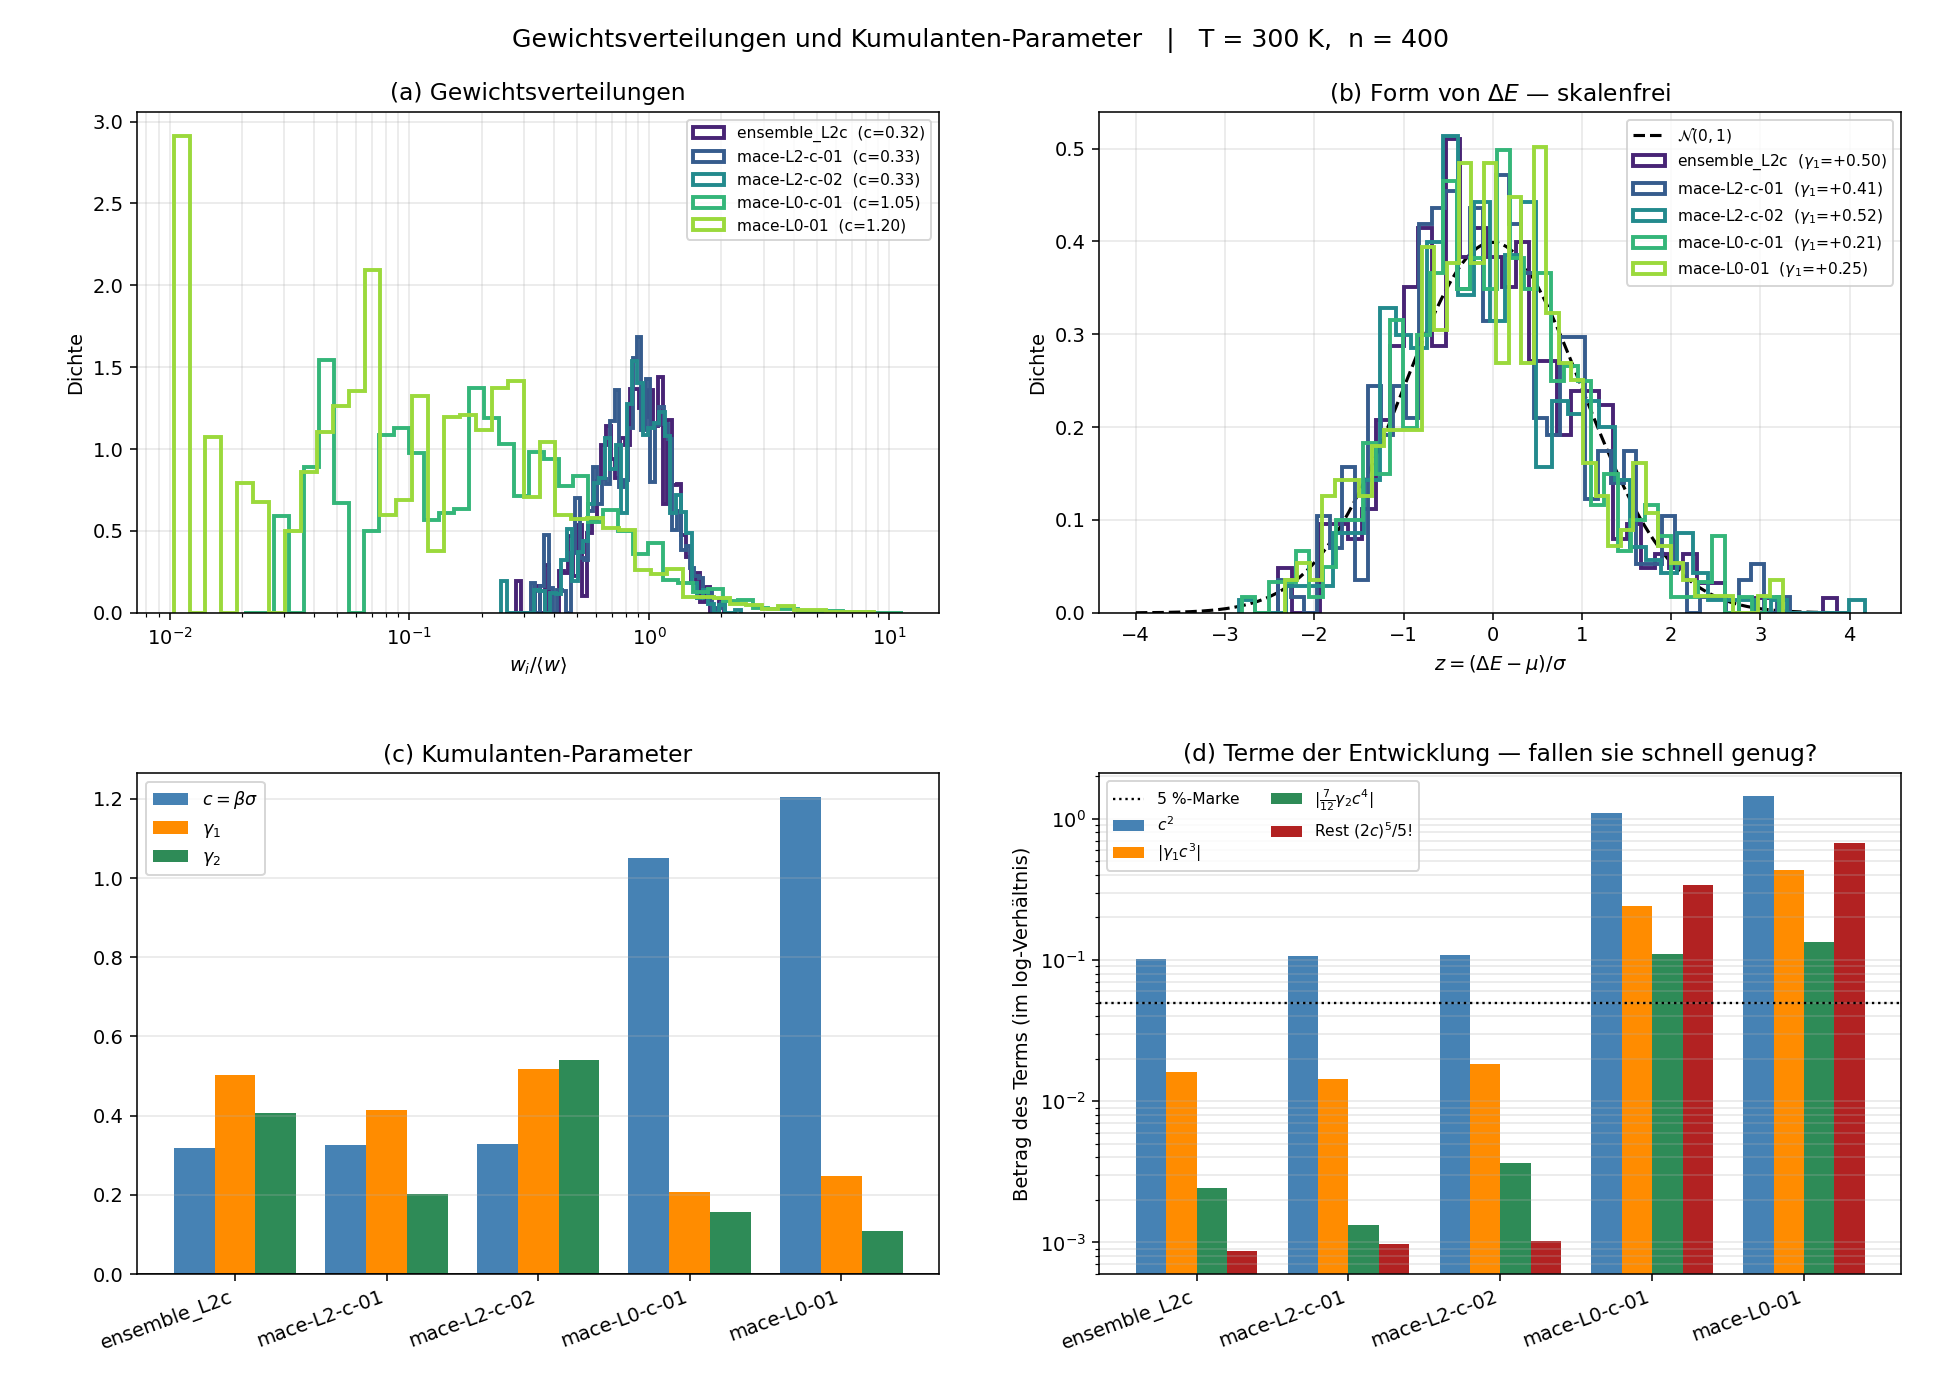

Write the Python code that produced this figure.
"""
Gewichtsverteilungen und Kumulanten-Parameter im Vergleich
============================================================================

Stellt fuer alle vorhandenen Energie-Caches nebeneinander:

  (a) die Verteilung der Gewichte w_i / <w>            (log-x, weil die Spannweite
                                                        ueber Modellqualitaeten
                                                        Groessenordnungen umfasst)
  (b) die standardisierte dE-Verteilung z = (dE-mu)/sigma gegen N(0,1)
      -> zeigt die FORM, unabhaengig von der Skala
  (c) die Kumulanten-Parameter c, gamma_1, gamma_2
  (d) die einzelnen TERME der Entwicklung

        log(N_eff/n) = -c^2 + gamma_1 c^3 - (7/12) gamma_2 c^4 + O(c^5)

      als Betraege auf log-Skala, plus die Restabschaetzung (2c)^5/5!.
      Fallen die Terme schnell, ist die Reihe brauchbar; tun sie es nicht,
      ist der Gauss-Praediktor (und auch seine Korrektur) unbrauchbar.
      Der effektive Entwicklungsparameter ist 2c, nicht c - weil K auch bei
      t = -2c ausgewertet wird.

Ausfuehren:
    python analyses/01_weight_distribution/compare_weight_distributions.py
    python analyses/01_weight_distribution/compare_weight_distributions.py --temperature 298
"""
from __future__ import annotations

import argparse
from math import factorial
from pathlib import Path

import numpy as np
import matplotlib

matplotlib.use("Agg")
import matplotlib.pyplot as plt
from scipy.stats import kurtosis, norm, skew

from uq_mace.predictions import load_energies
from uq_mace.reweighting import effective_sample_size, psis_khat, reweighting_weights

HERE = Path(__file__).resolve().parent
CACHE = Path(__file__).resolve().parents[2] / "cache"
K_B = 8.617333262e-5  # eV/K


def analyse(path: Path, beta: float) -> dict:
    e_dft, e_mace = load_energies(path)
    dE = e_dft - e_mace
    n = dE.size
    sigma = dE.std(ddof=1)
    c = beta * sigma
    g1, g2 = float(skew(dE)), float(kurtosis(dE))
    w = reweighting_weights(e_dft, e_mace, beta)
    neff = effective_sample_size(w)

    name = (path.stem.replace("single_", "").replace("mace_energies_", "")
                     .replace("_testbig", "").replace("_testsmall", ""))
    return dict(
        name=name, n=n, c=c, gamma1=g1, gamma2=g2,
        z=(dE - dE.mean()) / sigma, w_norm=w / w.mean(),
        ratio=neff / n, khat=psis_khat(w),
        t2=c ** 2,                                   # |Gauss-Term|
        t3=abs(g1) * c ** 3,                         # |Schiefe-Term|
        t4=abs(7.0 / 12.0 * g2 * c ** 4),            # |Kurtosis-Term|
        t5=(2 * c) ** 5 / factorial(5),              # Restabschaetzung, kappa_5 ~ 1
    )


def main():
    ap = argparse.ArgumentParser(description=__doc__,
                                 formatter_class=argparse.RawDescriptionHelpFormatter)
    ap.add_argument("--caches", nargs="+", default=None)
    ap.add_argument("--temperature", type=float, default=300.0)
    args = ap.parse_args()

    if args.caches:
        paths = [Path(p) for p in args.caches]
    else:
        paths = [p for p in sorted(CACHE.glob("*.npz"))
                 if "e_dft" in np.load(p, allow_pickle=True).files]
    if not paths:
        raise SystemExit(f"Keine Caches in {CACHE}.")

    beta = 1.0 / (K_B * args.temperature)
    rows = sorted((analyse(p, beta) for p in paths), key=lambda r: r["c"])
    cols = plt.cm.viridis(np.linspace(0.1, 0.85, len(rows)))

    # ---- Tabelle ----
    print(f"\nT = {args.temperature:.0f} K   (nach c sortiert)")
    print("=" * 104)
    print(f"{'Datensatz':<24}{'c':>7}{'gamma1':>9}{'gamma2':>9}{'N_eff/n':>9}{'khat':>8}"
          f"{'|c²|':>9}{'|g1c³|':>9}{'|g2c⁴|':>9}{'Rest':>9}")
    print("-" * 104)
    for r in rows:
        print(f"{r['name']:<24}{r['c']:>7.3f}{r['gamma1']:>+9.3f}{r['gamma2']:>+9.3f}"
              f"{r['ratio']:>9.3f}{r['khat']:>8.3f}"
              f"{r['t2']:>9.4f}{r['t3']:>9.4f}{r['t4']:>9.4f}{r['t5']:>9.4f}")
    print("=" * 104)
    print("\nKonvergenz der Reihe (Verhaeltnis aufeinanderfolgender Terme):")
    for r in rows:
        q1 = r["t3"] / r["t2"] if r["t2"] else np.nan
        q2 = r["t4"] / r["t3"] if r["t3"] else np.nan
        flag = "ok" if max(q1, q2) < 0.3 and r["t5"] < 0.05 else "REIHE UNBRAUCHBAR"
        print(f"  {r['name']:<24} t3/t2 = {q1:5.2f}   t4/t3 = {q2:5.2f}   "
              f"Rest = {r['t5']:6.3f}   -> {flag}")

    # ---- Plot ----
    fig, ax = plt.subplots(2, 2, figsize=(14, 10))
    (a1, a2), (a3, a4) = ax

    # (a) Gewichtsverteilungen, log-x
    for r, col in zip(rows, cols):
        wn = r["w_norm"][r["w_norm"] > 0]
        bins = np.logspace(np.log10(max(wn.min(), 1e-8)), np.log10(wn.max()), 45)
        a1.hist(wn, bins=bins, density=True, histtype="step", lw=2, color=col,
                label=f"{r['name']}  (c={r['c']:.2f})")
    a1.set_xscale("log")
    a1.set_xlabel("$w_i / \\langle w\\rangle$")
    a1.set_ylabel("Dichte")
    a1.set_title("(a) Gewichtsverteilungen")
    a1.legend(fontsize=8); a1.grid(alpha=0.3, which="both")

    # (b) Form von dE, standardisiert
    xs = np.linspace(-4, 4, 300)
    a2.plot(xs, norm.pdf(xs), "k--", lw=1.6, label="$\\mathcal{N}(0,1)$")
    for r, col in zip(rows, cols):
        a2.hist(r["z"], bins=40, density=True, histtype="step", lw=2, color=col,
                label=f"{r['name']}  ($\\gamma_1$={r['gamma1']:+.2f})")
    a2.set_xlabel("$z = (\\Delta E - \\mu)/\\sigma$")
    a2.set_ylabel("Dichte")
    a2.set_title("(b) Form von $\\Delta E$ — skalenfrei")
    a2.legend(fontsize=8); a2.grid(alpha=0.3)

    # (c) Kumulanten-Parameter
    x = np.arange(len(rows)); wdt = 0.27
    a3.bar(x - wdt, [r["c"] for r in rows], wdt, label="$c=\\beta\\sigma$", color="steelblue")
    a3.bar(x, [r["gamma1"] for r in rows], wdt, label="$\\gamma_1$", color="darkorange")
    a3.bar(x + wdt, [r["gamma2"] for r in rows], wdt, label="$\\gamma_2$", color="seagreen")
    a3.axhline(0, color="k", lw=0.8)
    a3.set_xticks(x); a3.set_xticklabels([r["name"] for r in rows], rotation=20, ha="right")
    a3.set_title("(c) Kumulanten-Parameter")
    a3.legend(fontsize=9); a3.grid(alpha=0.3, axis="y")

    # (d) Terme der Entwicklung, log-Skala
    labels = [("$c^2$", "t2", "steelblue"), ("$|\\gamma_1c^3|$", "t3", "darkorange"),
              ("$|\\frac{7}{12}\\gamma_2c^4|$", "t4", "seagreen"),
              ("Rest $(2c)^5/5!$", "t5", "firebrick")]
    wdt = 0.2
    for j, (lbl, key, col) in enumerate(labels):
        a4.bar(x + (j - 1.5) * wdt, [max(r[key], 1e-6) for r in rows], wdt,
               label=lbl, color=col)
    a4.axhline(0.05, color="k", ls=":", lw=1.2, label="5 %-Marke")
    a4.set_yscale("log")
    a4.set_xticks(x); a4.set_xticklabels([r["name"] for r in rows], rotation=20, ha="right")
    a4.set_ylabel("Betrag des Terms (im log-Verhältnis)")
    a4.set_title("(d) Terme der Entwicklung — fallen sie schnell genug?")
    a4.legend(fontsize=8, ncol=2); a4.grid(alpha=0.3, axis="y", which="both")

    fig.suptitle(f"Gewichtsverteilungen und Kumulanten-Parameter   |   "
                 f"T = {args.temperature:.0f} K,  n = {rows[0]['n']}", fontsize=13)
    fig.subplots_adjust(top=0.92, hspace=0.32, wspace=0.2,
                        left=0.07, right=0.97, bottom=0.09)
    out = HERE / "compare_weight_distributions.png"
    fig.savefig(out, dpi=140)
    print(f"\n[plot ] {out}")


if __name__ == "__main__":
    main()
